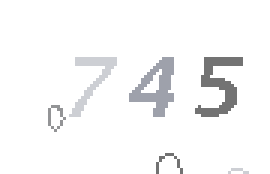
#> input picture 机器学习/hw1/GIF/10.gif, 90 x 58 px (shown 3 times larger); its folder holds only this picture in this run
$ jupyter execute --allow-errors hust_code.ipynb   (shell and % lines are left out)
#> lines starting #> are read from the running program, lines starting #| are printed output that depends on the picture
## 将GIF的第二张PNG抽出,其中一定包含四个数字

[cell 1]
import os
from matplotlib import cm
from os import listdir
from mpl_toolkits.mplot3d import Axes3D
import struct
import numpy as np
import matplotlib.pyplot as plt
from PIL import Image,ImageSequence
from collections import Counter

def GIF_toPNG(path,savepath):
    #print("GIF/%d.gif"%(i+1))
#> called with path = 'GIF/10.gif', savepath = 'GIF_PNG/10.gif.png'
    img = Image.open(path)
#> img is the input picture: PIL image 90x58 P; mean R, G, B 246.7, 246.8, 247.2
    select = 0
    for frame in ImageSequence.Iterator(img):
        select+=1
        if(select==2):frame.save(savepath)
#> this loop made 4 passes
#> pass 2, in GIF_toPNG, `if(select==2):frame.save(savepath)`:
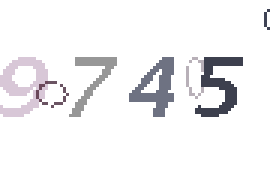
#> saved as 10.gif.png: PIL image 90x58 RGB (shown 3 times larger); mean R, G, B 241.4, 240.9, 242.3
#> after the loop, select = 4
    code_img = Image.open(savepath)
    code_size = code_img.size
#> code_size = (90, 58)
    h = code_size[0]
#> h = 90
    w = code_size[1]
#> w = 58
    # print("GIF_PNG/%d.PNG"%(i+1))
    print("RAW GIF:%s\n保存 PNG:%s"%(path,savepath))
#| RAW GIF:GIF/10.gif
#| 保存 PNG:GIF_PNG/10.gif.png
files = os.listdir("GIF")
for file in files:
    path = "GIF/"+str(file)
    savepath = "GIF_PNG/"+str(file)+".png"
    GIF_toPNG(path,savepath)
#GIF_toPNG(path)

## 切分PNG为4个单独数字的PNG
## 并保存到GIF_SPLIT文件夹下

[cell 2]
# [47 lines left out: function GIF_SPLIT, not called in this run]
    #np.savetxt("GIF/%d.txt"%i,img_array,fmt =   "%4d",delimiter=',')

# 开始切分训练集图片

[cell 3]
def GIF_TRAIN():
    files= os.listdir("GIF_PNG")
    files.remove(".DS_Store") #mac下的文件夹配置文件。
    for path in files:
        PATH = "GIF_PNG/"+str(path)
        SAVEPATH = "GIF_SPLIT/"+str(path)
        print(PATH,SAVEPATH)
        GIF_SPLIT(PATH,SAVEPATH)
## 开始训练，将所有数字切分并保存在GIF_SPLIT中
#> (the rest of this cell did not finish here and is left out)

# 读取测试集图片、开始测试

[cell 4]
def KNN_GIF(testpath,gifpath):
    # 读取测试GIF
#> called with testpath = 'GIF_TEST/test-2.gif', gifpath = 'GIF_SPLIT/'
    img = Image.open(testpath)
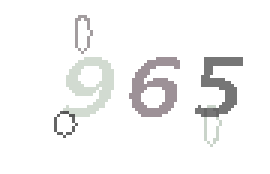
#> input picture 机器学习/hw1/GIF_TEST/test-2.gif, 90 x 58 px (shown 3 times larger)
#> img is the input picture: PIL image 90x58 P; mean R, G, B 245.1, 245, 244.9
    select = 0
    for frame in ImageSequence.Iterator(img):
        select+=1
        if(select==2):
            test_png = frame
            break
#> this loop made 2 passes
#> select on passes 1 to 2: 1, 2
#> pass 2, in KNN_GIF, `test_png = frame`:
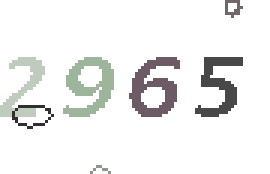
#> test_png: PIL image 90x58 RGB (shown 3 times larger); mean R, G, B 238.5, 239, 238.1
#> after the loop, select = 2
    # 打印需要的识别gif
    plt.imshow(test_png)
    plt.show()

    # 读取所有GIF_SPLIT
    files = os.listdir(gifpath)
    files.remove(".DS_Store")
    images=np.empty((len(files), 441))

    for i in range(len(files)):
        file_content = (gifpath+files[i])
        file_open = Image.open(file_content)
        images[i] = np.array(file_open).flatten()

    # 每一张图片去切割和匹配
    for i in range(4):
        ## 切隔成4张数字
        left = 21*i
        low = 19
        right = 21*(i+1)
        up = 40
        split = (left,low,right,up)
        img_save = test_png.crop(split)
        img_array = np.array(img_save)
        result = Counter({})
        noise = []
        for j in img_array:
            result+=Counter(j)
        result = dict(result)
        s = sorted(result.values(),reverse = True)
        img_array[img_array==s[0]]=0
        for k,v in result.items():
            if(v != s[0] and v != s[1]):
                noise.append(k)
            if(v==s[0]): #出现最多的一般是背景像素
                zero = k
            if(v==s[1]): #出现第二多的是数字笔画的像素
                val = k
        for n in noise:
            img_array[img_array == n] = 0 # 噪声全部置0

        img_array[img_array == zero] = 0
        img_array[img_array == val] = 255

    # KNN算法计算最相似的图片

        dataSetSize = images.shape[0]
        # print(dataSetSize)

        distance1 = np.tile(img_array.flatten(), (dataSetSize)).reshape((dataSetSize,441))-images
        im = img_array.reshape((21,21))
        plt.imshow(Image.fromarray(im))
        plt.show()

        distance2 = distance1**2
        distance3 = distance2.sum(axis=1) # 合并成一行
        distances4 = distance3**0.5
        ## 返回从小到大排序的索引
        sortedDistIndicies = distances4.argsort()
        #print(sortedDistIndicies)

        fig=plt.figure(figsize=(8,8))
        fig.subplots_adjust(left=0,right=1,bottom=0,top=1,hspace=0.05,wspace=0.05)
        for i in range(3):
            im = images[sortedDistIndicies[i]].reshape((21,21))
            ax=fig.add_subplot(6,5,i+1,xticks=[],yticks=[])
            ax.imshow(im,cmap=plt.cm.binary,interpolation='nearest')
        plt.show()
